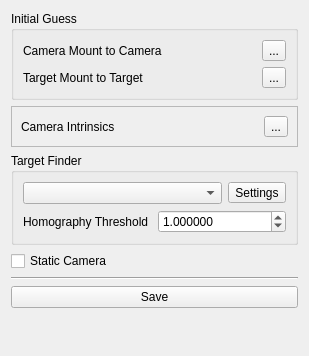
<?xml version="1.0" encoding="UTF-8"?>
<ui version="4.0">
 <class>ExtrinsicHandEyeCalibrationConfiguration</class>
 <widget class="QWidget" name="ExtrinsicHandEyeCalibrationConfiguration">
  <property name="geometry">
   <rect>
    <x>0</x>
    <y>0</y>
    <width>309</width>
    <height>356</height>
   </rect>
  </property>
  <property name="windowTitle">
   <string>Form</string>
  </property>
  <layout class="QVBoxLayout" name="verticalLayout_3">
   <item>
    <widget class="QGroupBox" name="groupBox">
     <property name="title">
      <string>Initial Guess</string>
     </property>
     <layout class="QVBoxLayout" name="verticalLayout">
      <item>
       <layout class="QHBoxLayout" name="horizontalLayout">
        <item>
         <widget class="QLabel" name="label">
          <property name="text">
           <string>Camera Mount to Camera</string>
          </property>
         </widget>
        </item>
        <item>
         <widget class="QToolButton" name="tool_button_camera_guess">
          <property name="text">
           <string>...</string>
          </property>
         </widget>
        </item>
       </layout>
      </item>
      <item>
       <layout class="QHBoxLayout" name="horizontalLayout_2">
        <item>
         <widget class="QLabel" name="label_2">
          <property name="text">
           <string>Target Mount to Target</string>
          </property>
         </widget>
        </item>
        <item>
         <widget class="QToolButton" name="tool_button_target_guess">
          <property name="text">
           <string>...</string>
          </property>
         </widget>
        </item>
       </layout>
      </item>
     </layout>
    </widget>
   </item>
   <item>
    <widget class="QFrame" name="frame">
     <property name="frameShape">
      <enum>QFrame::StyledPanel</enum>
     </property>
     <property name="frameShadow">
      <enum>QFrame::Raised</enum>
     </property>
     <layout class="QHBoxLayout" name="horizontalLayout_4">
      <item>
       <widget class="QLabel" name="label_3">
        <property name="text">
         <string>Camera Intrinsics</string>
        </property>
       </widget>
      </item>
      <item>
       <widget class="QToolButton" name="tool_button_camera_intrinsics">
        <property name="text">
         <string>...</string>
        </property>
       </widget>
      </item>
     </layout>
    </widget>
   </item>
   <item>
    <widget class="QGroupBox" name="groupBox_2">
     <property name="title">
      <string>Target Finder</string>
     </property>
     <layout class="QVBoxLayout" name="verticalLayout_2">
      <item>
       <layout class="QHBoxLayout" name="horizontalLayout_3">
        <item>
         <widget class="QComboBox" name="combo_box_target_finder"/>
        </item>
        <item>
         <widget class="QToolButton" name="tool_button_target_finder">
          <property name="text">
           <string>Settings</string>
          </property>
         </widget>
        </item>
       </layout>
      </item>
      <item>
       <layout class="QHBoxLayout" name="horizontalLayout_5">
        <item>
         <widget class="QLabel" name="label_4">
          <property name="text">
           <string>Homography Threshold</string>
          </property>
         </widget>
        </item>
        <item>
         <widget class="QDoubleSpinBox" name="double_spin_box_homography">
          <property name="decimals">
           <number>6</number>
          </property>
          <property name="value">
           <double>1.000000000000000</double>
          </property>
         </widget>
        </item>
       </layout>
      </item>
     </layout>
    </widget>
   </item>
   <item>
    <widget class="QCheckBox" name="check_box_static_camera">
     <property name="text">
      <string>Static Camera</string>
     </property>
    </widget>
   </item>
   <item>
    <widget class="Line" name="line">
     <property name="orientation">
      <enum>Qt::Horizontal</enum>
     </property>
    </widget>
   </item>
   <item>
    <widget class="QPushButton" name="push_button_save">
     <property name="text">
      <string>Save</string>
     </property>
    </widget>
   </item>
   <item>
    <spacer name="verticalSpacer">
     <property name="orientation">
      <enum>Qt::Vertical</enum>
     </property>
     <property name="sizeHint" stdset="0">
      <size>
       <width>20</width>
       <height>40</height>
      </size>
     </property>
    </spacer>
   </item>
  </layout>
 </widget>
 <tabstops>
  <tabstop>tool_button_camera_guess</tabstop>
  <tabstop>tool_button_target_guess</tabstop>
  <tabstop>tool_button_camera_intrinsics</tabstop>
  <tabstop>combo_box_target_finder</tabstop>
  <tabstop>tool_button_target_finder</tabstop>
  <tabstop>double_spin_box_homography</tabstop>
  <tabstop>check_box_static_camera</tabstop>
  <tabstop>push_button_save</tabstop>
 </tabstops>
 <resources/>
 <connections/>
</ui>
